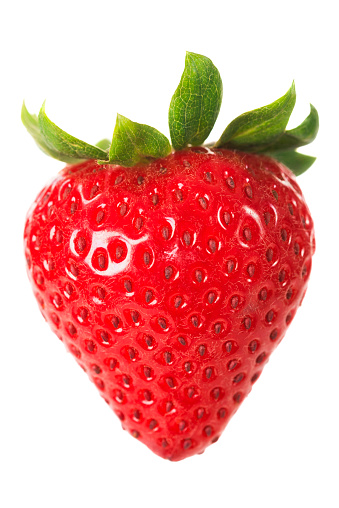
#> input picture opencv_example/01.Image/strawberry.jpg, 339 x 508 px
$ python 02_image_mine.py
#> lines starting #> are read from the running program, lines starting #| are printed output that depends on the picture
import numpy as np
import cv2

# 이미지 파일을 Read 하고 Color space 정보 출력
color = cv2.imread("strawberry.jpg", cv2.IMREAD_COLOR)
#> color is the input picture: shape (508, 339, 3); mean B, G, R 161.7, 166.9, 234.2
#color = cv2.imread("strawberry_dark.jpg", cv2.IMREAD_COLOR)
print(color.shape)
#| (508, 339, 3)
height,width,channels = color.shape
#> height = 508; width = 339; channels = 3
cv2.imshow("Original Image",color)

# Color channel 을 B,G,R 로 분할하여 출력
# 오픈cv는 bgr 순서임.
b,g,r = cv2.split(color)
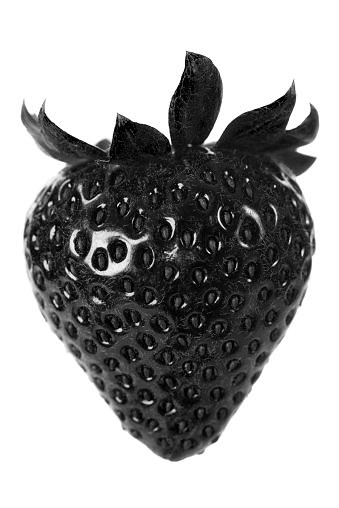
#> b: shape (508, 339); min 0, max 255, mean 161.7
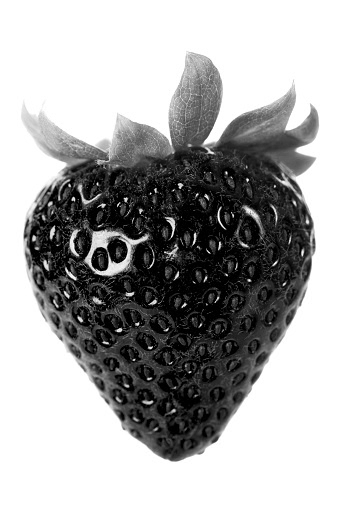
#> g: shape (508, 339); min 0, max 255, mean 166.9
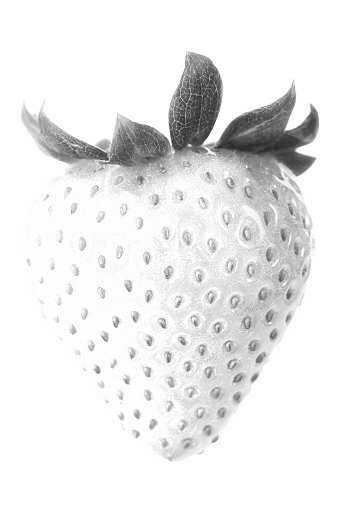
#> r: shape (508, 339); min 40, max 255, mean 234.2
bgr_split = np.concatenate((b,g,r),axis=1)
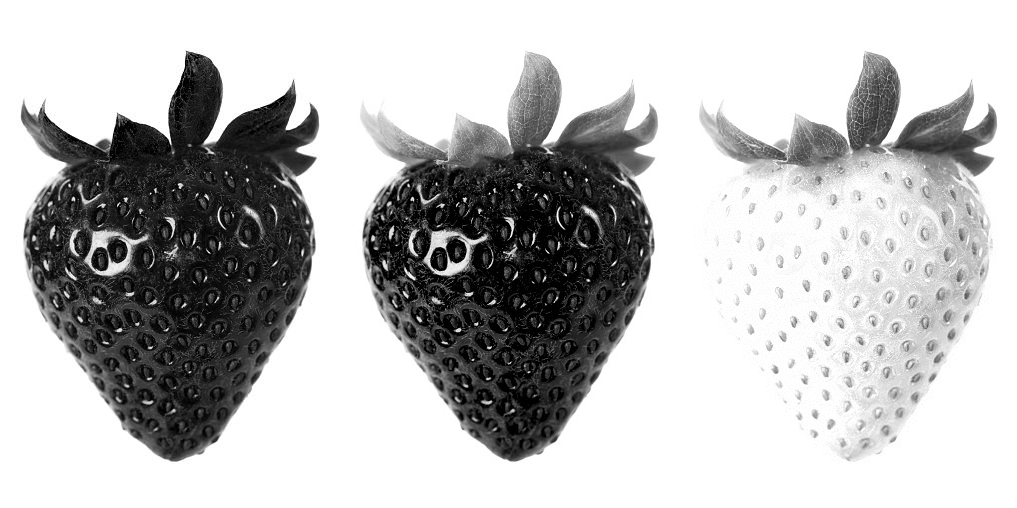
#> bgr_split: shape (508, 1017); min 0, max 255, mean 187.6
cv2.imshow("BGR Channels",bgr_split)

# 색공간을 BGR 에서 HSV 로 변환
hsv = cv2.cvtColor(color, cv2.COLOR_BGR2HSV)
#> hsv: shape (508, 339, 3); mean H, S, V 44.5, 91.7, 235.7
cv2.imshow("hsv", hsv)

#rgb로 다시 변환
rgb = cv2.cvtColor(hsv, cv2.COLOR_HSV2RGB)
#rgb_split2 = np.concatenate((r,g,b), axis=1)
cv2.imshow("RGB", rgb)

#흑백으로 전환
gr = cv2.cvtColor(rgb, cv2.COLOR_RGB2GRAY)
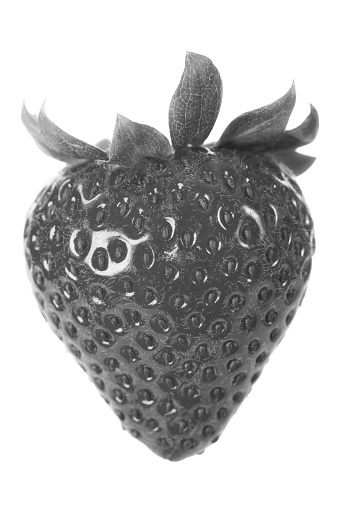
#> gr: shape (508, 339); min 32, max 255, mean 186.3
cv2.imshow("gray", gr)

cv2.waitKey(0)
cv2.destroyAllWindows()
